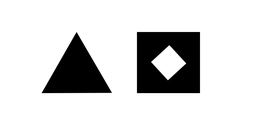
#> input picture filtro_pontual/images/Shapes.png, 256 x 128 px, shrunk from 800 x 400 before the run
$ python q1.py
#> lines starting #> are read from the running program, lines starting #| are printed output that depends on the picture
import numpy as np
from PIL import Image
import cv2

image_path = 'images/Shapes.png'
output_image_name = 'output/shapes-filter.png'

def define_equacao_da_reta():
    #Calcula inclinação m
    m = (0-255)/(255-128)

    #Calcula coeficiente linear b
    b = 255 - (m*128)

    return m, b

def pixel_maior_que_128(pixel, m, b):
    y = m*pixel + b
    return y

def pixel_menor_igual_128(pixel):
    y = (pixel*255)/128
    return y

m, n = define_equacao_da_reta() # Armazena os valores da reta de descida do filtro pontual
print(m, n)

imagem = cv2.imread(image_path)
#> imagem is the input picture: shape (128, 256, 3); min 0, max 255, mean 213.1
if imagem is None:
    print("Erro na leitura da imagem")
    exit(0)

height, width, canais = imagem.shape
#> height = 128; width = 256; canais = 3
img_matriz = imagem

print(f"Imagem original {height}x{width}")
#| Imagem original 128x256

b,g,r = cv2.split(img_matriz)

for x in range(height):
    for y in range(width):
        if r[x][y] <= 128:
            pixel_r = pixel_menor_igual_128(int(r[x][y]))
        else:
            pixel_r = pixel_maior_que_128(int(r[x][y]), m, n)

        if g[x][y] <= 128:
            pixel_g = pixel_menor_igual_128(int(g[x][y]))
        else:
            pixel_g = pixel_maior_que_128(int(g[x][y]), m, n)

        if b[x][y] <= 128:
            pixel_b = pixel_menor_igual_128(int(b[x][y]))
        else:
            pixel_b = pixel_maior_que_128(int(b[x][y]), m, n)

        img_matriz[x][y] = pixel_r, pixel_g, pixel_b
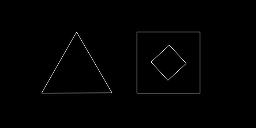
#> img_matriz: shape (128, 256, 3); min 0, max 255, mean 1.7

filtered_image = Image.fromarray(img_matriz)
filtered_image.save(output_image_name)
